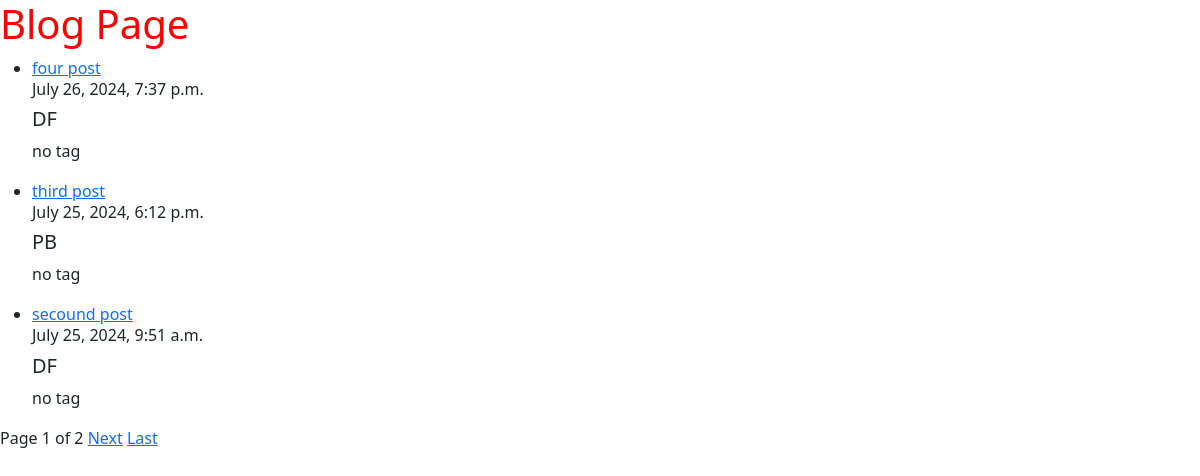
/blog/, run on an earlier commit of the app's database.
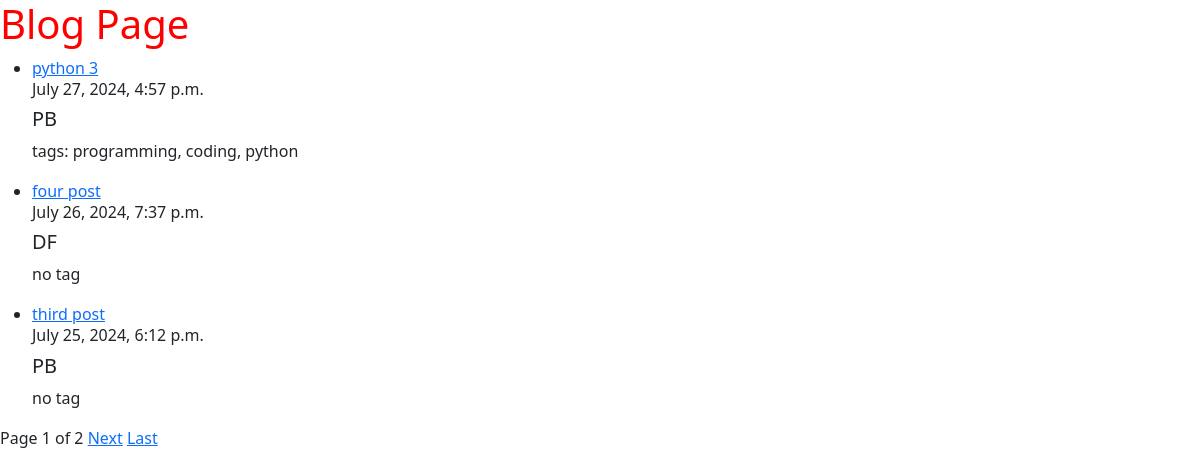
And on a later commit of the database.
### blog/models.py (models this page shows, shortened)
class Post(models.Model):
    class Status(models.TextChoices):
        DRAFT = 'DF', 'DRAFT'
        PUBLISHED = 'PB', 'PUBLISHED'
    title = models.CharField(max_length=200)
    slug = models.SlugField(unique=True)
    author = models.ForeignKey(User, on_delete=models.CASCADE, related_name='blog_posts')
    body = models.TextField(max_length=200)
    pub_date = models.DateTimeField(default=timezone.now)
    created_at = models.DateTimeField(auto_now_add=True)
    updated = models.DateTimeField(auto_now=True)
    status = models.CharField(max_length=2, choices=Status.choices, default=Status.DRAFT)
    tags = TaggableManager()
    def get_absolute_url(self):
            return reverse("blog:post-detail", args=[self.slug])
    class Meta:
        ordering = ['-pub_date']
        indexes = [
            models.Index(fields=['-pub_date']),
            models.Index(fields=['slug']),
        ]

### blog/views.py (the view)
# urls.py: path('blog/', views.PostListView.as_view(), name='post-list'),
class PostListView(ListView):
    model = Post
    paginate_by = 3
    context_object_name = 'posts'
    template_name = 'blog/post_list.html'
    def get_context_data(self, **kwargs):
        context = super().get_context_data(**kwargs)
        context['comment_form'] = CommentForm()
        return context

### blog/templates/blog/post_list.html (shortened to what this page needs)
{% extends 'base.html' %}
 {% block content %}
<h1>Blog Page</h1>
{% for post in posts %}
<ul>
  <li><a href="{{ post.get_absolute_url }}">{{ post.title }}</a></li>
  <h6>{{post.pub_date}}</h6>
  <H5>{{post.status}}</H5>
  {% if post.tags.all %}
  tags: {{ post.tags.all|join:", " }}
  {% else %}
  no tag
  {% endif %}
</ul>
{% endfor %}
{% include 'blog/pagination.html' with page=obj_page %}
{% endblock content %}

What changed in the data, as far as the page shows it:
no longer on this page (row unchanged): Post: title "secound post", pub_date "July 25, 2024, 9:51 a.m.", status "DF", shows "no tag"
added Post: title "python 3", pub_date "July 27, 2024, 4:57 p.m.", status "PB", tags.all "programming, coding, python"
